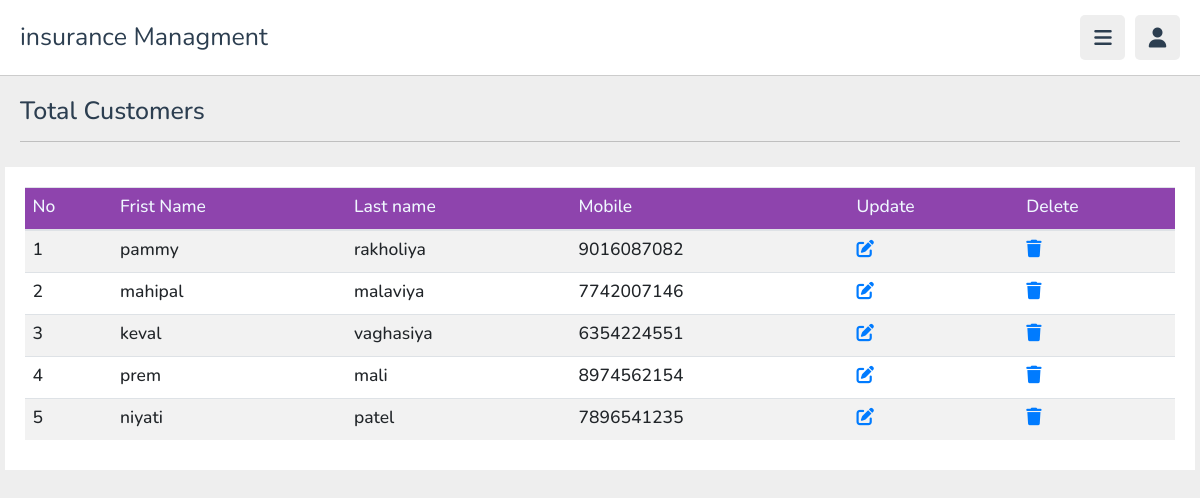
Screenshot of /total_register_user with the database file from the repository.
### myapp/models.py (models this page shows, shortened)
class User(models.Model):
    fname = models.CharField(max_length=50)
    lname = models.CharField(max_length=50)
    email = models.EmailField(max_length=254)
    no = models.BigIntegerField()
    password = models.CharField(max_length=50)

### myapp/views.py (the view)
# urls.py: path('total_register_user', views.total_register_user, name='total_register_user'),
def total_register_user(request):
    users = User.objects.all()
    user_count = users.count()
    return render(request, "total_register_user.html", {'users': users})

### myapp/templates/total_register_user.html (shortened to what this page needs)
{% load static %}
{% include "admin_header.html" %}
{% block admin_content %}
<section class="playlist-details">
   <h1 class="heading"> Total Customers </h1>
   <div class="row">
      <table class="table table-striped">
         <thead>
             <tr style="background-color: #8e44ad; color: aliceblue;">
                 <th><h3>No<h3></th>
                 <th><h3>Frist Name</h3></th>
                 <th><h3>Last name</h3></th>
                 <th><h3>Mobile</h3></th>
                 <th><h3>Update</h3></th>
                 <th><h3>Delete</h3></th>
             </tr>
         </thead>
         <tbody>
            {% for user in users %}
            <tr>
                <th scope="row"><h3>{{ forloop.counter }}</h3></th>
                <td><h3>{{ user.fname }}</h3></td>
                <td><h3>{{ user.lname }}</h3></td>
                <td><h3>{{ user.no }}</h3></td>
                <td><h3><a href="{% url "ac_update" user.id%}"><i class="fa-solid fa-pen-to-square"></i></a></h3></td>
                <td><h3><a href="{% url "ac_delete" user.id%}" onclick="confirmDelete('{{ user.id }}')"><i class="fa-solid fa-trash"></i></a></h3></td>
            </tr>
            {% endfor %}
         </tbody>
     </table>
   </div>
</section>
{% endblock %}

### myapp/templates/admin_header.html (shortened to what this page needs)
{% load static %}
<!DOCTYPE html>
<html lang="en">
<head>
   <link rel="stylesheet" href="https://cdnjs.cloudflare.com/ajax/libs/font-awesome/6.1.2/css/all.min.css">
   <link rel="stylesheet" href="css/style.css">
   <link rel="stylesheet" href="https://cdn.jsdelivr.net/npm/bootstrap@4.4.1/dist/css/bootstrap.min.css">
   <link rel="stylesheet" href="{% static 'css/style.css' %}">
</head>
<body>
<header class="header">
   <section class="flex">
      <a href="home.html" class="logo">insurance Managment</a>
      <div class="icons">
         <div id="menu-btn" class="fas fa-bars"></div>
         <div id="user-btn" class="fas fa-user"></div>
      </div>
   </section>
</header>
</body>
</html>

### myapp/static/css/style.css (style rules this page uses)
:root { --main-color:#8e44ad; --red:#e74c3c; --orange:#f39c12; --light-color:#888; --light-bg:#eee; --black:#2c3e50; --white:#fff; --border:.1rem solid rgba(0,0,0,.2); }
* { font-family: 'Nunito', sans-serif; margin:0; padding:0; box-sizing: border-box; outline: none; border:none; text-decoration: none; }
html { font-size: 62.5%; overflow-x: hidden; }
body { background-color: var(--light-bg); padding-left: 30rem; }
section { padding:2rem; margin: 0 auto; max-width: 1200px; }
.heading { font-size: 2.5rem; color:var(--black); margin-bottom: 2.5rem; border-bottom: var(--border); padding-bottom: 1.5rem; text-transform: capitalize; }
.header { position: sticky; top:0; left:0; right: 0; background-color: var(--white); z-index: 1000; border-bottom: var(--border); }
.header .flex { display: flex; align-items: center; justify-content: space-between; position: relative; padding: 1.5rem 2rem; }
.header .flex .logo { font-size: 2.5rem; color: var(--black); }
.header .flex .icons div { font-size: 2rem; color:var(--black); background-color: var(--light-bg); border-radius: .5rem; height: 4.5rem; width: 4.5rem; line-height: 4.5rem; cursor: pointer; text-align: center; margin-left: .7rem; }
.playlist-details .row { display: flex; align-items: flex-end; gap:3rem; flex-wrap: wrap; background-color: var(--white); padding: 2rem; }
@media (max-width:1200px) { body { padding-left: 0; } }

### rows the page displays
User: fname "pammy", lname "rakholiya", no "9016087082"
User: fname "mahipal", lname "malaviya", no "7742007146"
User: fname "keval", lname "vaghasiya", no "6354224551"
User: fname "prem", lname "mali", no "8974562154"
User: fname "niyati", lname "patel", no "7896541235"
